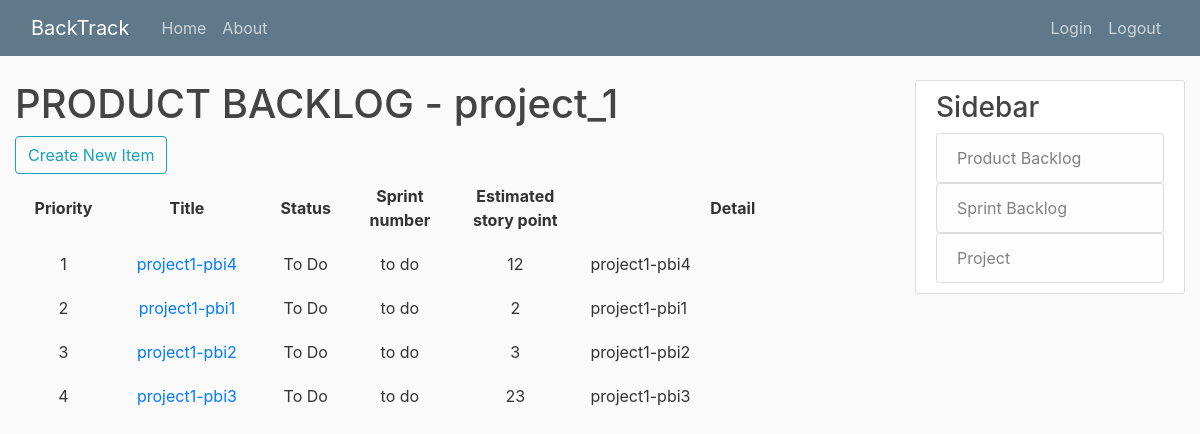
Page /project_1-product/ on the committed database.
### project/models.py (models this page shows, shortened)
class Project(models.Model):
	title = models.CharField(max_length=20, unique=True)
	details = models.TextField()
	slug = models.SlugField(unique=True, default="")

### productBacklog/models.py (models this page shows, shortened)
class PBI(models.Model):
	priority = models.IntegerField()
	title = models.CharField(max_length=20)
	status_choice = [
		('To Do', 'To Do'),
		('Doing', 'Doing'),
		('Done', 'Done'),
	]
	status = models.CharField(
		max_length = 5,
		choices = status_choice,
		default = 'To Do',
	)
	ESP = models.IntegerField("estimated story point")
	details = models.TextField()
	project = models.ForeignKey(Project, on_delete=models.CASCADE, blank=True, null=True, default=None)
	sprint = models.ForeignKey(Sprint, on_delete=models.SET_NULL, blank=True, null=True, default=None)
	def save(self, *args, **kwargs):
		super().save(*args, **kwargs)

### productBacklog/views.py (the view)
# urls.py: path('', PBListView.as_view(), name='productBacklog-home'),
class PBListView(ListView):
	model = PBI
	template_name = 'productBacklog/home.html'
	context_object_name = 'dict'
	ordering = ['priority']
	def dispatch(self, request, *args, **kwargs):
		self.project = get_object_or_404(Project, slug=kwargs['project'])
		return super().dispatch(request, *args, **kwargs)
	def get_context_data(self, **kwargs):
		context = super().get_context_data(**kwargs)
		context['project'] = self.project
		return context
	def get_queryset(self):
		queryset = PBI.objects.filter(project_id=self.project).order_by('priority')
		numOfPBI = len(queryset)
		index = 0
		for obj in queryset:
			if obj.priority == index:
				obj.priority -= 1
				obj.save()
			elif obj.priority > numOfPBI:
				obj.priority = numOfPBI
				obj.save()
			else:
				index = obj.priority
		index = 1
		queryset = PBI.objects.filter(project_id=self.project).order_by('priority')
		for obj in queryset:
			obj.priority = index
			index = index + 1
			obj.save()
		return queryset

### templates/productBacklog/home.html (shortened to what this page needs)
{% extends "base.html" %}
{% block content %}
	<h1>PRODUCT BACKLOG - {{ project.title }}</h1>
	<a href="{% url 'productBacklog-create' project.slug%}" class="btn btn-outline-info">Create New Item</a>
	<table style="width: 100%">
		<tr>
			<th>Priority</th>
    		<th>Title</th>
    		<th>Status</th>
    		<th>Sprint <br/> number</th>
    		<th>Estimated<br/>story point</th>
    		<th>Detail</th>
    	</tr>
		{% for PBI in dict %}
		<tr>
			<td>{{ PBI.priority }}</td>
			<td><a class='pbi-title' href="{% url 'productBacklog-detail' project.slug PBI.pk%}">{{ PBI.title }}</a></td>
			<td>{{ PBI.status }}</td>
			<td> to do </td>
			<td>{{ PBI.ESP }}</td>
			<td width="35%"; style="text-align: justify;">{{ PBI.details }}</td>
		</tr>
		{% endfor %}
	</table>
{% endblock content %}

### productBacklog/static/PBI/main.css (style rules this page uses)
body { background: #fafafa; color: #333333; margin-top: 5rem; }
h1, h2, h3, h4, h5, h6 { color: #444444; }

### templates/productBacklog/home.html (style rules this page uses)
th, td { padding: 10px; text-align: center; }

### rows in the picture
Project: title "project_1"
PBI: priority "1", title "project1-pbi4", status "To Do", ESP "12", details "project1-pbi4"
PBI: priority "2", title "project1-pbi1", status "To Do", ESP "2", details "project1-pbi1"
PBI: priority "3", title "project1-pbi2", status "To Do", ESP "3", details "project1-pbi2"
PBI: priority "4", title "project1-pbi3", status "To Do", ESP "23", details "project1-pbi3"
